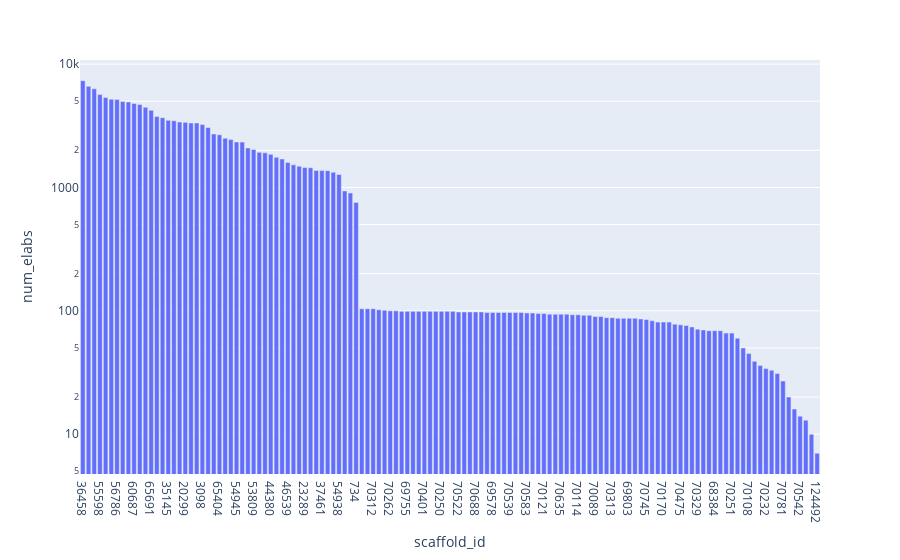

The notebook cell this image was saved under:
### Code cell
fig = px.bar(df, x="scaffold_id", y="num_elabs", log_y=True)
fig.update_xaxes(type="category")
fig.update_xaxes(categoryorder="total descending")
fig

### Figure 1 — Plotly figure (JSON) as saved in the notebook; plotly's stock layout.template omitted (floating-point values rounded to 4 significant figures; data arrays with more than 128 entries replaced by an {"elided": "..."} marker saying what was removed)
{"data": [{"alignmentgroup": "True", "hovertemplate": "scaffold_id=%{x}<br>num_elabs=%{y}<extra></extra>", "legendgroup": "", "marker": {"color": "#636efa", "pattern": {"shape": ""}}, "name": "", "offsetgroup": "", "orientation": "v", "showlegend": false, "textposition": "auto", "type": "bar", "x": {"elided": "130 int values"}, "xaxis": "x", "y": {"elided": "130 int values"}, "yaxis": "y"}], "layout": {"barmode": "relative", "legend": {"tracegroupgap": 0}, "margin": {"t": 60}, "xaxis": {"anchor": "y", "categoryorder": "total descending", "domain": [0, 1], "title": {"text": "scaffold_id"}, "type": "category"}, "yaxis": {"anchor": "x", "domain": [0, 1], "title": {"text": "num_elabs"}, "type": "log"}}}
